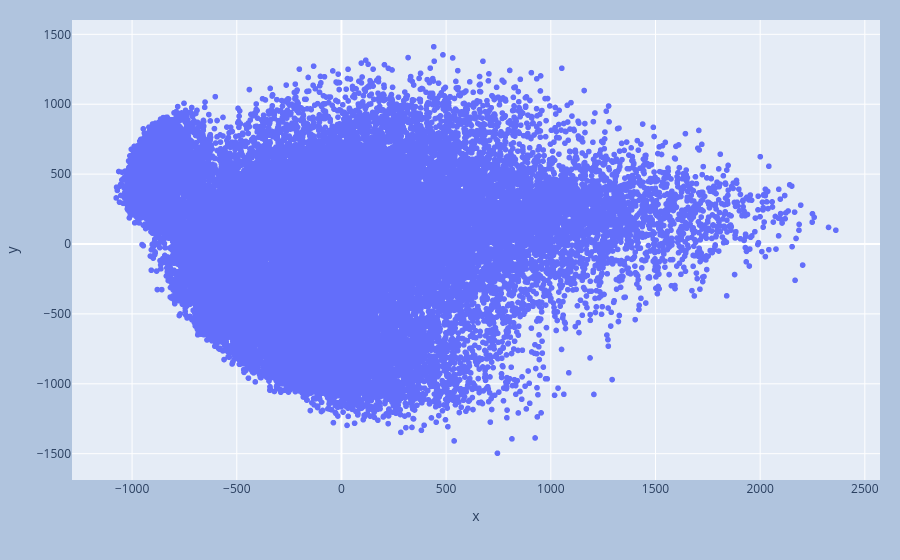

The notebook cell this image was saved under:
### Code cell
# import plotly.express as px

# fig = px.scatter(df,x=x_train_trf[:,0],y=x_train_trf[:,1],color=y_train_trf)

import plotly.express as px
y_train_trf = y_train.astype(str)
fig = px.scatter(df, x=x_train_trf[:,0], y=x_train_trf[:,1])

fig.update_layout(
    margin=dict(l=20,r=20,t=20),
    paper_bgcolor='LightSteelBlue',
)

fig.show()

### Figure 1 — Plotly figure (JSON) as saved in the notebook; plotly's stock layout.template omitted (floating-point values rounded to 4 significant figures; data arrays with more than 128 entries replaced by an {"elided": "..."} marker saying what was removed)
{"data": [{"hovertemplate": "x=%{x}<br>y=%{y}<extra></extra>", "legendgroup": "", "marker": {"color": "#636efa", "symbol": "circle"}, "mode": "markers", "name": "", "showlegend": false, "type": "scattergl", "x": {"elided": "33600 float values"}, "xaxis": "x", "y": {"elided": "33600 float values"}, "yaxis": "y"}], "layout": {"legend": {"tracegroupgap": 0}, "margin": {"l": 20, "r": 20, "t": 20}, "paper_bgcolor": "LightSteelBlue", "xaxis": {"anchor": "y", "domain": [0, 1], "title": {"text": "x"}}, "yaxis": {"anchor": "x", "domain": [0, 1], "title": {"text": "y"}}}}
